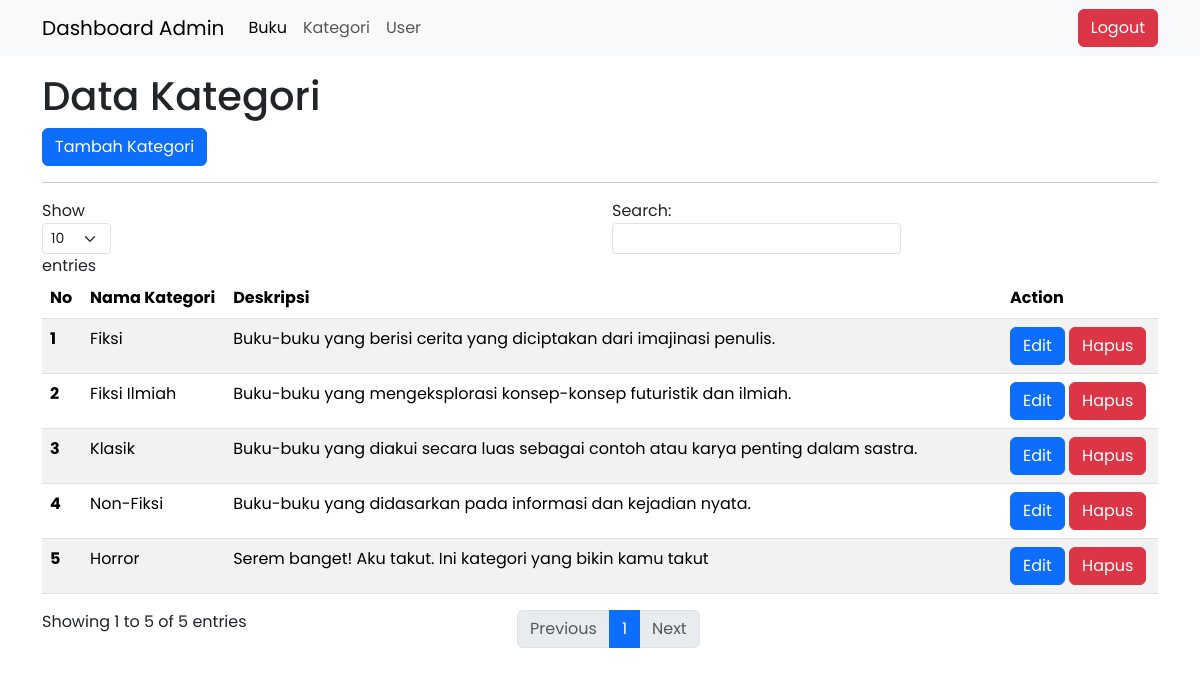
/admin/kategori_buku.php (signed in), run on the app's committed database.
### tables this page shows
CREATE TABLE `categories` (
  `id` int(11) NOT NULL,
  `nama` varchar(100) NOT NULL,
  `deskripsi` text NOT NULL
);

### config/controller.php (called while the page is built, shortened)
<?php
function select($query)
{
    global $db;
    $result = mysqli_query($db, $query);
    $rows = [];
    while ($row = mysqli_fetch_assoc($result)) {
        $rows[] = $row;
    }
    return $rows;
}

### admin/kategori_buku.php (the view, shortened to what this page needs)
<?php
include "../layouts/admin_header.php";
$categories = select("SELECT * FROM categories");
?>
<div class="container mt-3">
    <h1>Data Kategori</h1>
    <a href="tambah_kategori.php" class="btn btn-primary">Tambah Kategori</a>
    <hr>
    <table class="table table-striped" id="table">
        <thead>
            <th scope="col">No</th>
            <th scope="col">Nama Kategori</th>
            <th scope="col">Deskripsi</th>
            <th scope="col">Action</th>
        </thead>
        <tbody>
            <?php $no = 1 ?>
            <?php foreach ($categories as $category) : ?>
                <tr>
                    <th scope="row"><?= $no++ ?></th>
                    <td><?= $category['nama'] ?></td>
                    <td><?= $category['deskripsi'] ?></td>
                    <td>
                        <a href="edit_kategori.php?id_kategori=<?= $category['id'] ?>" class="btn btn-primary">Edit</a>
                        <a href="hapus_kategori.php?id_kategori=<?= $category['id'] ?>" class="btn btn-danger" onclick="return confirm('Yakin Hapus Data?')">Hapus</a>
                    </td>
                </tr>
            <?php endforeach; ?>
        </tbody>
    </table>
</div>
<?php include "../layouts/footer.php" ?>

### layouts/admin_header.php (style rules this page uses)
body { font-family: "Poppins", sans-serif; }

### data on the page
categories: nama "Fiksi", deskripsi "Buku-buku yang berisi cerita yang diciptakan dari imajinasi penulis."
categories: nama "Fiksi Ilmiah", deskripsi "Buku-buku yang mengeksplorasi konsep-konsep futuristik dan ilmiah."
categories: nama "Klasik", deskripsi "Buku-buku yang diakui secara luas sebagai contoh atau karya penting dalam sastra."
categories: nama "Non-Fiksi", deskripsi "Buku-buku yang didasarkan pada informasi dan kejadian nyata."
categories: nama "Horror", deskripsi "Serem banget! Aku takut. Ini kategori yang bikin kamu takut"
